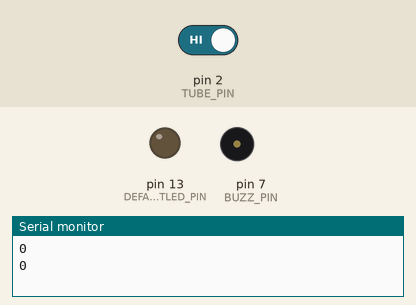
Simulated run of this sketch. Board: Arduino Uno, built with avr-gcc and run on an emulated ATmega328P. On the bench: output pins drawn as LEDs (lit = HIGH), buzzer (waves = sounding), the last lines printed to the serial monitor. The test bench sets the inputs (shaded band); at power-on: pin 2 (TUBE_PIN) HIGH.

Above: at 1.2 s.
1.3 s: pin 2 (TUBE_PIN) driven LOW
At 2.5 s:
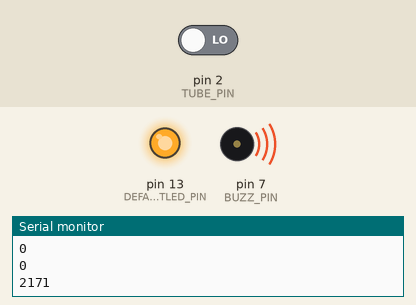
2.8 s: pin 2 (TUBE_PIN) driven HIGH
At 3.2 s:
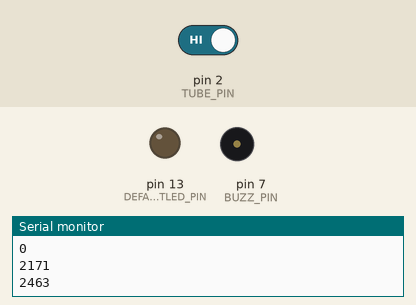
Timing chart, 0 to 5.8 s (numbered marks = the images above; inputs shaded):
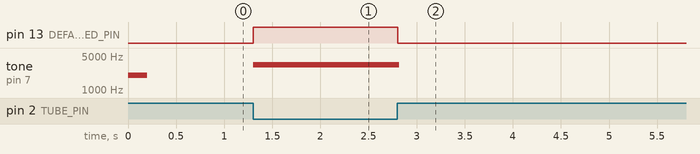

The sketch:

GM_SimpleBeep.ino
```cpp
const int BUZZ_PIN = 7;
const int TUBE_PIN = 2;
const int DEFAULTLED_PIN = 13;


long watch, secs, triggered;
long count[12];

void setup() {
  Serial.begin(9600);
  Serial.println(0);

  pinMode(BUZZ_PIN, OUTPUT);
  pinMode(TUBE_PIN, INPUT);
  pinMode(DEFAULTLED_PIN, OUTPUT);
  digitalWrite(DEFAULTLED_PIN, LOW);

  for(int i = 0; i < 12; i++) {
    count[i] = 0;
  }
  tone(7, 2000, 200);
  watch = millis();
  secs = millis()/1000;
}


void loop() {
  if ( digitalRead(TUBE_PIN) == LOW ) {
    triggered = micros();
    digitalWrite(DEFAULTLED_PIN, HIGH);
    tone(BUZZ_PIN, 3300, 20);
    count[millis()/1000 / 5 % 12]++;
    while ( triggered + 20 > micros() && digitalRead(TUBE_PIN) == LOW);
  }
  if ( digitalRead(DEFAULTLED_PIN) == HIGH && micros() > triggered + 5000 )
      digitalWrite(DEFAULTLED_PIN, LOW);
  if (secs != millis()/1000) {
    if ( secs / 5 %12 == 0 ) {
      long sum =0;
      for(int i = 0; i < 12; i++) {
        sum += count[i];
      }
      Serial.println(sum);
      count[secs/5 % 12] = 0;
    }
    secs = millis()/1000;
  }
}
```

Measured:
- after the input at 1.3 s, pin 13 (DEFAULTLED_PIN): LOW → HIGH at once; tone on pin 7 (BUZZ_PIN): silent → 3300 Hz at once
- after the input at 2.8 s, pin 13 (DEFAULTLED_PIN): HIGH → LOW at once; tone on pin 7 (BUZZ_PIN): 3300 Hz → silent at once
